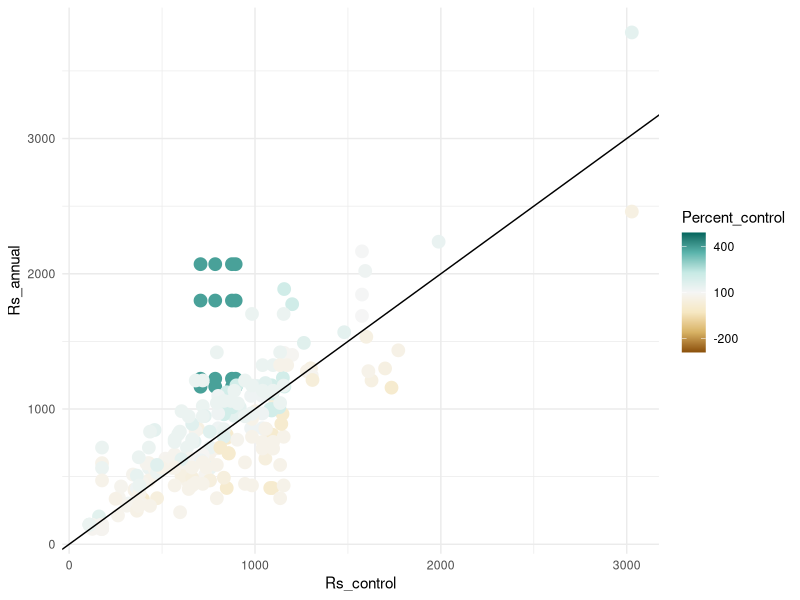
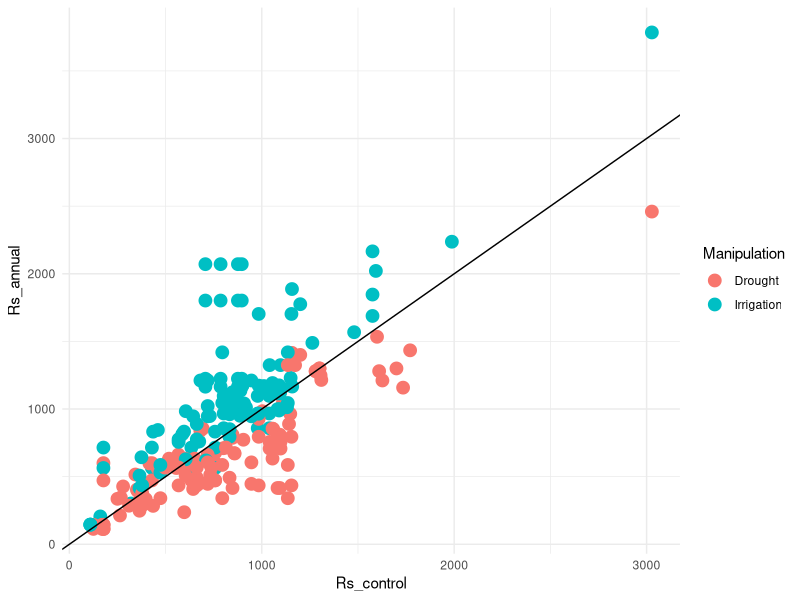
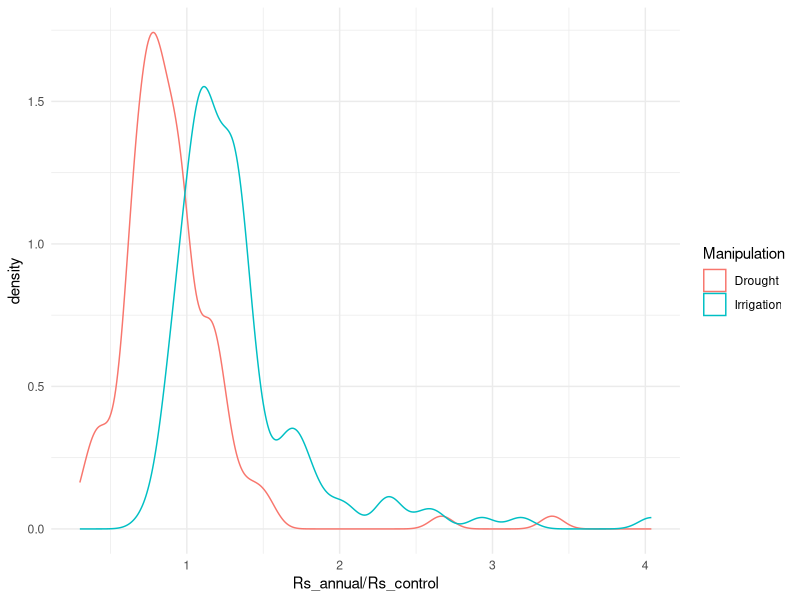

Generate these figures, in order, with R: (Note: this script raises an error after producing the figures.)
## ---- chunk 1
knitr::opts_chunk$set(echo = TRUE)
library(dplyr)
library(tidyr)
library(readr)
library(ggplot2)
theme_set(theme_minimal())
## ---- chunk 2
read_csv("rs/Variance and N - Water manipulations.csv", skip = 2,
         col_types = "ddcdcccdcccdddddddc") %>% 
  select(Study_number, Record_number, Author, Study_midyear, 
         Ecosystem_type, Meas_method, Soil_type, Soil_drainage,
         Rs_annual, SD_Rs_annual, N, Percent_control) %>% 
  mutate(Manipulation = case_when(
    Percent_control < 100 ~ "Drought",
    Percent_control > 100 ~ "Irrigation",
    TRUE ~ "Control"
  )) ->
  dat

# Construct and control data frame
dat %>% 
  filter(Manipulation == "Control") %>% 
  rename(Rs_control = Rs_annual, SD_Rs_control = SD_Rs_annual) %>% 
  select(Study_number, Study_midyear, Ecosystem_type, Meas_method, Soil_type,
         Soil_drainage, Rs_control, SD_Rs_control) ->
  dat_control

# ...and join with the manipulation data
dat %>% 
  filter(Manipulation != "Control") %>% 
  left_join(dat_control, by = c("Study_number", "Study_midyear", "Ecosystem_type",
                                "Meas_method", "Soil_type", "Soil_drainage")) ->
  dat_rs

limit <- max(abs(dat_rs$Percent_control), na.rm = TRUE) * c(-1, 1) + 100 
ggplot(dat_rs, aes(Rs_control, Rs_annual, color = Percent_control)) +
  geom_point(size = 4, na.rm = TRUE) + geom_abline() + 
  scale_color_distiller(palette = "BrBG", direction = 1, limit = limit, 
                        breaks = c(-200, 100, 400), labels = c(-200, 100, 400))

ggplot(dat_rs, aes(Rs_control, Rs_annual, color = Manipulation)) +
  geom_point(size = 4, na.rm = TRUE) + geom_abline()

ggplot(dat_rs, aes(Rs_annual / Rs_control, color = Manipulation)) + 
  geom_density(na.rm = TRUE)
## ---- chunk 3
library(metafor)
for(condition in unique(dat_rs$Manipulation)) {
  # Filter for the data we want...
  dat_rs %>% 
    filter(Manipulation == condition,
           !is.na(Rs_annual), !is.na(Rs_control), !is.na(N)) %>% 
    arrange(Rs_annual / Rs_control) -> 
    dat_condition
  # Construct the meta-analysis variables and run the MA
  metadat <- escalc(measure = "SMD",
                    m1i = Rs_annual, m2i = Rs_control, 
                    sd1i = SD_Rs_annual, sd2i = SD_Rs_control,
                    n1i = N, n2i = N, 
                    slab = paste(Study_number, Author, Study_midyear),
                    data = dat_condition)
  mam <- rma(yi, vi, data = metadat)
  # Diagnostics
  print(summary(mam))
  forest.rma(mam, showweights = TRUE)
  title(condition)
  funnel.rma(mam)
}
